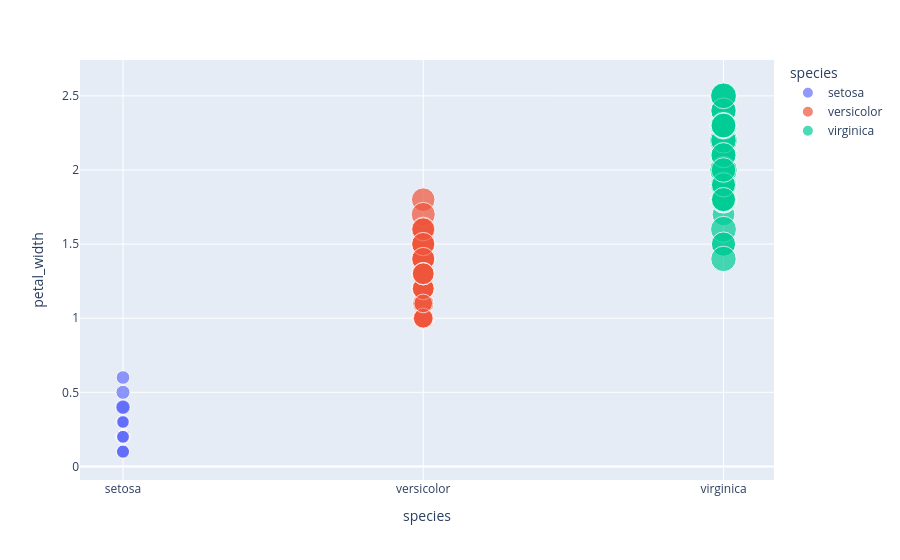

Notebook cell for this chart:
### Code cell
fig3=px.scatter(iris,x="species",y="petal_width",size="petal_length",color="species")
fig3.show()

### Figure 1 — Plotly figure (JSON) as saved in the notebook; plotly's stock layout.template omitted (floating-point values rounded to 4 significant figures)
{"data": [{"hovertemplate": "species=%{x}<br>petal_width=%{y}<br>petal_length=%{marker.size}<extra></extra>", "legendgroup": "setosa", "marker": {"color": "#636efa", "size": [1.4, 1.4, 1.3, 1.5, 1.4, 1.7, 1.4, 1.5, 1.4, 1.5, 1.5, 1.6, 1.4, 1.1, 1.2, 1.5, 1.3, 1.4, 1.7, 1.5, 1.7, 1.5, 1.0, 1.7, 1.9, 1.6, 1.6, 1.5, 1.4, 1.6, 1.6, 1.5, 1.5, 1.4, 1.5, 1.2, 1.3, 1.5, 1.3, 1.5, 1.3, 1.3, 1.3, 1.6, 1.9, 1.4, 1.6, 1.4, 1.5, 1.4], "sizemode": "area", "sizeref": 0.01725, "symbol": "circle"}, "mode": "markers", "name": "setosa", "orientation": "v", "showlegend": true, "type": "scatter", "x": ["setosa", "setosa", "setosa", "setosa", "setosa", "setosa", "setosa", "setosa", "setosa", "setosa", "setosa", "setosa", "setosa", "setosa", "setosa", "setosa", "setosa", "setosa", "setosa", "setosa", "setosa", "setosa", "setosa", "setosa", "setosa", "setosa", "setosa", "setosa", "setosa", "setosa", "setosa", "setosa", "setosa", "setosa", "setosa", "setosa", "setosa", "setosa", "setosa", "setosa", "setosa", "setosa", "setosa", "setosa", "setosa", "setosa", "setosa", "setosa", "setosa", "setosa"], "xaxis": "x", "y": [0.2, 0.2, 0.2, 0.2, 0.2, 0.4, 0.3, 0.2, 0.2, 0.1, 0.2, 0.2, 0.1, 0.1, 0.2, 0.4, 0.4, 0.3, 0.3, 0.3, 0.2, 0.4, 0.2, 0.5, 0.2, 0.2, 0.4, 0.2, 0.2, 0.2, 0.2, 0.4, 0.1, 0.2, 0.1, 0.2, 0.2, 0.1, 0.2, 0.2, 0.3, 0.3, 0.2, 0.6, 0.4, 0.3, 0.2, 0.2, 0.2, 0.2], "yaxis": "y"}, {"hovertemplate": "species=%{x}<br>petal_width=%{y}<br>petal_length=%{marker.size}<extra></extra>", "legendgroup": "versicolor", "marker": {"color": "#EF553B", "size": [4.7, 4.5, 4.9, 4.0, 4.6, 4.5, 4.7, 3.3, 4.6, 3.9, 3.5, 4.2, 4.0, 4.7, 3.6, 4.4, 4.5, 4.1, 4.5, 3.9, 4.8, 4.0, 4.9, 4.7, 4.3, 4.4, 4.8, 5.0, 4.5, 3.5, 3.8, 3.7, 3.9, 5.1, 4.5, 4.5, 4.7, 4.4, 4.1, 4.0, 4.4, 4.6, 4.0, 3.3, 4.2, 4.2, 4.2, 4.3, 3.0, 4.1], "sizemode": "area", "sizeref": 0.01725, "symbol": "circle"}, "mode": "markers", "name": "versicolor", "orientation": "v", "showlegend": true, "type": "scatter", "x": ["versicolor", "versicolor", "versicolor", "versicolor", "versicolor", "versicolor", "versicolor", "versicolor", "versicolor", "versicolor", "versicolor", "versicolor", "versicolor", "versicolor", "versicolor", "versicolor", "versicolor", "versicolor", "versicolor", "versicolor", "versicolor", "versicolor", "versicolor", "versicolor", "versicolor", "versicolor", "versicolor", "versicolor", "versicolor", "versicolor", "versicolor", "versicolor", "versicolor", "versicolor", "versicolor", "versicolor", "versicolor", "versicolor", "versicolor", "versicolor", "versicolor", "versicolor", "versicolor", "versicolor", "versicolor", "versicolor", "versicolor", "versicolor", "versicolor", "versicolor"], "xaxis": "x", "y": [1.4, 1.5, 1.5, 1.3, 1.5, 1.3, 1.6, 1.0, 1.3, 1.4, 1.0, 1.5, 1.0, 1.4, 1.3, 1.4, 1.5, 1.0, 1.5, 1.1, 1.8, 1.3, 1.5, 1.2, 1.3, 1.4, 1.4, 1.7, 1.5, 1.0, 1.1, 1.0, 1.2, 1.6, 1.5, 1.6, 1.5, 1.3, 1.3, 1.3, 1.2, 1.4, 1.2, 1.0, 1.3, 1.2, 1.3, 1.3, 1.1, 1.3], "yaxis": "y"}, {"hovertemplate": "species=%{x}<br>petal_width=%{y}<br>petal_length=%{marker.size}<extra></extra>", "legendgroup": "virginica", "marker": {"color": "#00cc96", "size": [6.0, 5.1, 5.9, 5.6, 5.8, 6.6, 4.5, 6.3, 5.8, 6.1, 5.1, 5.3, 5.5, 5.0, 5.1, 5.3, 5.5, 6.7, 6.9, 5.0, 5.7, 4.9, 6.7, 4.9, 5.7, 6.0, 4.8, 4.9, 5.6, 5.8, 6.1, 6.4, 5.6, 5.1, 5.6, 6.1, 5.6, 5.5, 4.8, 5.4, 5.6, 5.1, 5.1, 5.9, 5.7, 5.2, 5.0, 5.2, 5.4, 5.1], "sizemode": "area", "sizeref": 0.01725, "symbol": "circle"}, "mode": "markers", "name": "virginica", "orientation": "v", "showlegend": true, "type": "scatter", "x": ["virginica", "virginica", "virginica", "virginica", "virginica", "virginica", "virginica", "virginica", "virginica", "virginica", "virginica", "virginica", "virginica", "virginica", "virginica", "virginica", "virginica", "virginica", "virginica", "virginica", "virginica", "virginica", "virginica", "virginica", "virginica", "virginica", "virginica", "virginica", "virginica", "virginica", "virginica", "virginica", "virginica", "virginica", "virginica", "virginica", "virginica", "virginica", "virginica", "virginica", "virginica", "virginica", "virginica", "virginica", "virginica", "virginica", "virginica", "virginica", "virginica", "virginica"], "xaxis": "x", "y": [2.5, 1.9, 2.1, 1.8, 2.2, 2.1, 1.7, 1.8, 1.8, 2.5, 2.0, 1.9, 2.1, 2.0, 2.4, 2.3, 1.8, 2.2, 2.3, 1.5, 2.3, 2.0, 2.0, 1.8, 2.1, 1.8, 1.8, 1.8, 2.1, 1.6, 1.9, 2.0, 2.2, 1.5, 1.4, 2.3, 2.4, 1.8, 1.8, 2.1, 2.4, 2.3, 1.9, 2.3, 2.5, 2.3, 1.9, 2.0, 2.3, 1.8], "yaxis": "y"}], "layout": {"legend": {"itemsizing": "constant", "title": {"text": "species"}, "tracegroupgap": 0}, "margin": {"t": 60}, "xaxis": {"anchor": "y", "categoryarray": ["setosa", "versicolor", "virginica"], "categoryorder": "array", "domain": [0, 1], "title": {"text": "species"}}, "yaxis": {"anchor": "x", "domain": [0, 1], "title": {"text": "petal_width"}}}}
